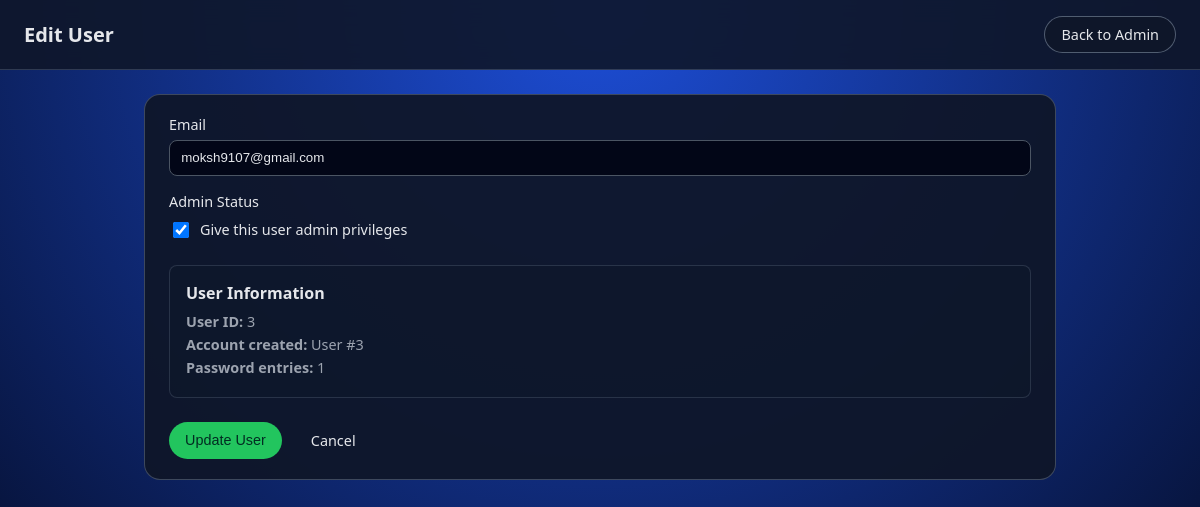
The page /admin/users/3/edit (signed in) on the database its author committed.
### models/user.py (models this page shows)
class User(db.Model):
    id = db.Column(db.Integer, primary_key=True)
    email = db.Column(db.String(120), unique=True, nullable=False)
    password_hash = db.Column(db.String(255), nullable=False)
    is_admin = db.Column(db.Boolean, default=False, nullable=False)
    username = db.Column(db.String(80), nullable=True)
    profile_picture = db.Column(db.String(255), nullable=True)
    failed_login_attempts = db.Column(db.Integer, default=0, nullable=False)
    locked_until = db.Column(db.DateTime, nullable=True)
    last_login = db.Column(db.DateTime, nullable=True)
    last_login_ip = db.Column(db.String(45), nullable=True)

### routes/admin_routes.py (the view)
    def decorated_function(*args, **kwargs):
        user_id = session.get("user_id")
        if not user_id:
            return redirect(url_for("auth.login"))
        user = User.query.get(user_id)
        if not user or not user.is_admin:
            flash("Admin access required", "error")
            return redirect(url_for("passwords.list_passwords"))
        return f(*args, **kwargs)

### routes/admin_routes.py (called while the page is built, shortened)
def admin_required(f):
    def decorated_function(*args, **kwargs):
        user_id = session.get("user_id")
        if not user_id:
            return redirect(url_for("auth.login"))
        user = User.query.get(user_id)
        if not user or not user.is_admin:
            flash("Admin access required", "error")
            return redirect(url_for("passwords.list_passwords"))
        return f(*args, **kwargs)
    decorated_function.__name__ = f.__name__
    return decorated_function

@admin_bp.route("/users/<int:user_id>/edit", methods=["GET", "POST"])
@admin_required
def edit_user(user_id):
    user = User.query.get_or_404(user_id)
    user.password_count = Password.query.filter_by(user_id=user_id).count()
    return render_template("edit_user.html", user=user)

### templates/edit_user.html (shortened to what this page needs)
<!DOCTYPE html>
<html lang="en">
<head>
    <link rel="stylesheet" href="{{ url_for('static', filename='style.css') }}">
</head>
<body class="page-body">
    <header class="top-bar">
        <h1 class="app-title">Edit User</h1>
        <nav class="top-nav">
            <a href="{{ url_for('admin.admin_dashboard') }}" class="btn secondary-btn">Back to Admin</a>
        </nav>
    </header>
    <main class="content">
        <section class="panel">
            <form method="post" class="password-form">
                <label>
                    Email
                    <input type="email" name="email" value="{{ user.email }}" required />
                </label>
                <label>
                    Admin Status
                    <div class="checkbox-container">
                        <input type="checkbox" name="is_admin" {% if user.is_admin %}checked{% endif %} />
                        <span>Give this user admin privileges</span>
                    </div>
                </label>
                <div class="user-info">
                    <h4>User Information</h4>
                    <p><strong>User ID:</strong> {{ user.id }}</p>
                    <p><strong>Account created:</strong> User #{{ user.id }}</p>
                    <p><strong>Password entries:</strong> {{ user.password_count if user.password_count is defined else '0' }}</p>
                </div>
                <div class="form-actions">
                    <button type="submit" class="btn primary-btn">Update User</button>
                    <a href="{{ url_for('admin.admin_dashboard') }}" class="btn ghost-btn">Cancel</a>
                </div>
            </form>
        </section>
    </main>
</body>
</html>

### static/style.css (style rules this page uses)
*, *::before, *::after { box-sizing: border-box; }
body { font-family: system-ui, -apple-system, BlinkMacSystemFont, "Segoe UI", sans-serif; margin: 0; padding: 0; color: #0f172a; background: #0f172a; }
a { color: #2563eb; text-decoration: none; }
input[type="email"], input[type="password"], input[type="text"] { width: 100%; margin-top: 0.35rem; padding: 0.6rem 0.7rem; border-radius: 0.5rem; border: 1px solid #4b5563; background: #020617; color: #e5e7eb; }
.page-body { min-height: 100vh; background: radial-gradient(circle at top, #1d4ed8, #020617); color: #e5e7eb; }
.top-bar { display: flex; align-items: center; justify-content: space-between; padding: 1rem 1.5rem; border-bottom: 1px solid rgba(148, 163, 184, 0.25); background: rgba(15, 23, 42, 0.9); backdrop-filter: blur(12px); position: sticky; top: 0; z-index: 10; }
.app-title { margin: 0; font-size: 1.25rem; }
.top-nav { display: flex; gap: 0.75rem; align-items: center; }
.content { padding: 1.5rem; max-width: 960px; margin: 0 auto; }
.panel { padding: 1.25rem 1.5rem; border-radius: 1rem; background: rgba(15, 23, 42, 0.95); border: 1px solid rgba(148, 163, 184, 0.35); }
.password-form label { display: block; margin-bottom: 1rem; font-size: 0.9rem; }
.form-actions { display: flex; gap: 0.75rem; margin-top: 0.75rem; }
.btn { display: inline-flex; align-items: center; justify-content: center; border-radius: 999px; border: none; padding: 0.5rem 1rem; cursor: pointer; font-size: 0.9rem; font-weight: 500; }
.primary-btn { background: #22c55e; color: #022c22; }
.secondary-btn { background: rgba(15, 23, 42, 0.9); color: #e5e7eb; border: 1px solid rgba(148, 163, 184, 0.5); }
.ghost-btn { background: transparent; color: #e5e7eb; border: 1px solid transparent; }
.checkbox-container { display: flex; align-items: center; gap: 0.5rem; margin-top: 0.5rem; }
.checkbox-container input[type="checkbox"] { width: 1rem; height: 1rem; }
.user-info { margin: 1.5rem 0; padding: 1rem; background: rgba(15, 23, 42, 0.3); border-radius: 0.5rem; border: 1px solid rgba(148, 163, 184, 0.2); }
.user-info h4 { margin: 0 0 0.5rem; color: #e5e7eb; }
.user-info p { margin: 0.25rem 0; font-size: 0.9rem; color: #9ca3af; }

### rows shown on the page
User: email "moksh9107@gmail.com", is_admin "☑", id "3"

### other values the page prints
{{ user.password_count if user.password_count is defined else '0' }} "1"
